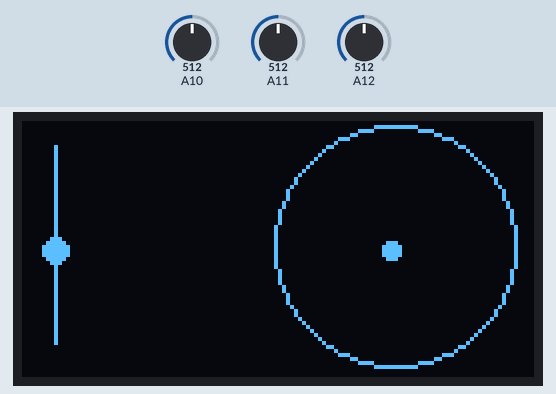
A sketch run on a simulated Arduino Mega 2560, built with avr-gcc and run on an emulated ATmega2560. Shown: 128×64 one-colour display. Inputs (shaded band) come from the test bench; at power-on: A10 = 512, A11 = 512, A12 = 512.

Above: at 1.2 s.
1.3 s: A10 set to 716
At 2.6 s:
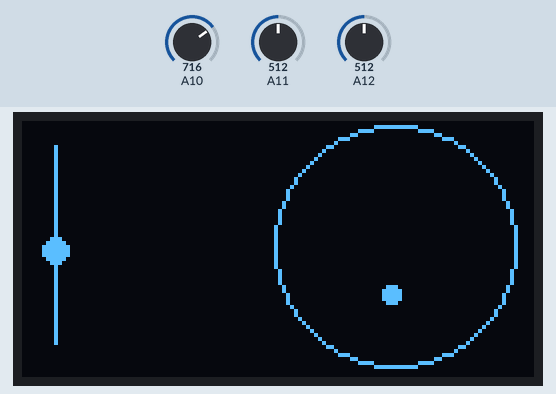
2.9 s: A11 set to 900
At 4.2 s:
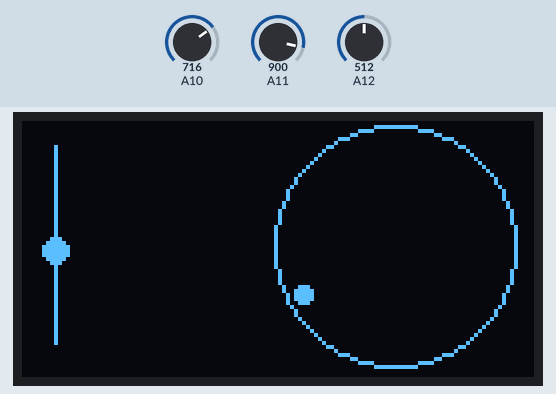
4.4 s: A12 set to 716
At 5.7 s:
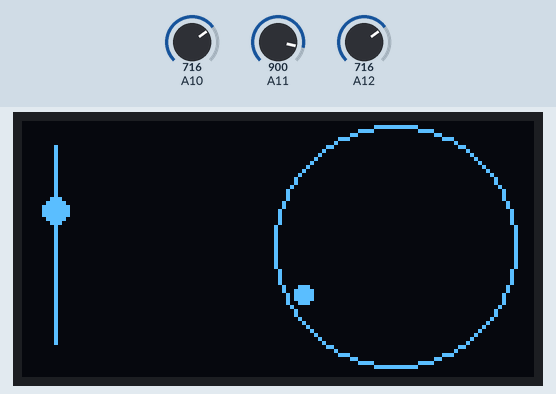
6.0 s: A11 set to 1023
At 7.2 s:
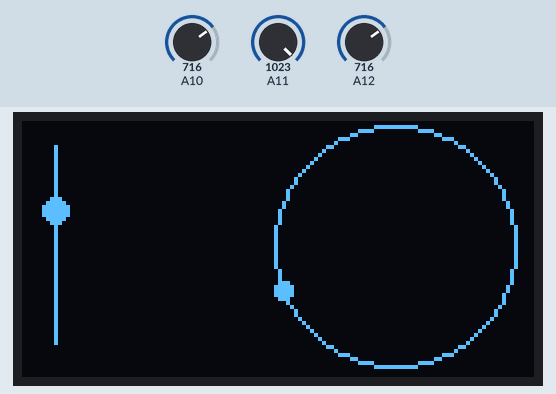
7.5 s: A10 set to 900
At 8.3 s:
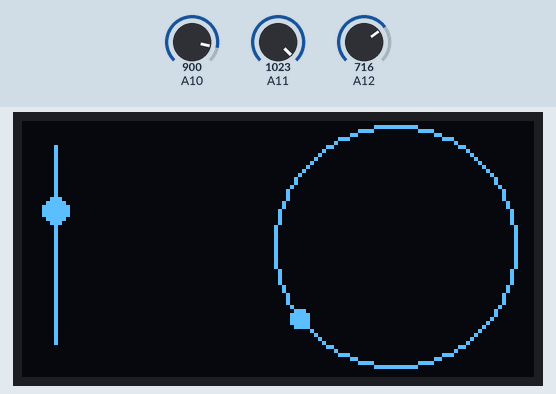
9.0 s: A11 set to 122
At 11.1 s:
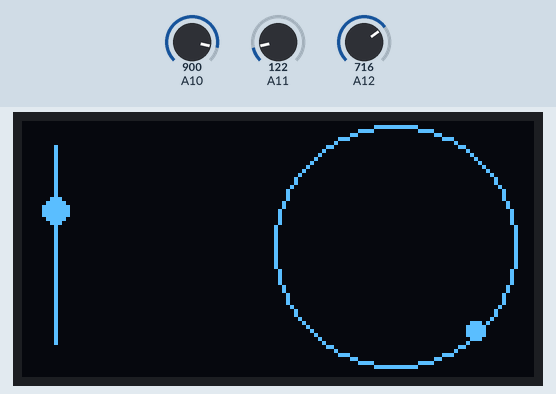
Timing chart, 0 to 11.5 s (numbered marks = the images above; inputs shaded):
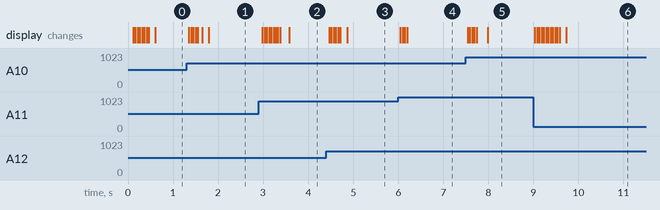

The sketch:

Gyro-and-OLED_Test.ino
```cpp
#include <U8g2lib.h>
#include <Wire.h>

#define jx 27
#define jy 26
#define throttle 28
#define b1 6

#define OLED_SCL 7
#define OLED_SDA 8

void hwinput();
void draw();

struct Control{
  int x;
  int y;
  int t;
};

Control c;
U8G2_SSD1306_128X64_NONAME_F_HW_I2C disp(U8G2_R0, U8X8_PIN_NONE);

void setup() {
  Serial.begin(9600);

  Wire.begin();   // use default SDA=4, SCL=5

  pinMode(throttle, INPUT);
  pinMode(jx, INPUT);
  pinMode(jy, INPUT);

  disp.begin();
  disp.setFont(u8g2_font_squeezed_r6_tr);
  disp.clearBuffer();
}

void loop() {
  hwinput();
  draw();
  delay(16);
}

void hwinput() {
  static int sx = 512, sy = 512, st = 0;

  sx = (sx * 3 + analogRead(jx)) / 4;
  sy = (sy * 3 + analogRead(jy)) / 4;
  st = (st * 3 + analogRead(throttle)) / 4;

  c.x = 1023 - sx;
  c.y = 1023 - sy;
  c.t = st;
}

void draw() {
  disp.clearBuffer();

  disp.drawVLine(8, 6, 50);
  disp.drawDisc(8, 56 - map(c.t, 0, 1023, 0, 50), 3);

  disp.drawCircle(93, 31, 30);

  int px = map(c.x, 0, 1023, 63, 123);
  int py = map(c.y, 0, 1023, 61, 1);

  int dx = px - 93;
  int dy = py - 31;

  if (dx * dx + dy * dy > 30 * 30) {
    float a = atan2(dy, dx);
    px = 93 + cos(a) * 30;
    py = 31 + sin(a) * 30;
  }

  disp.drawDisc(px, py, 2);
  disp.sendBuffer();
}
```

Measured:
- after the input at 1.3 s, the display: first changes after 0.05 s (image 1 shows a later state)
- after the input at 2.9 s, the display: first changes after 0.08 s (image 2 shows a later state)
- after the input at 4.4 s, the display: first changes after 0.07 s (image 3 shows a later state)
- after the input at 6.0 s, the display: first changes after 0.05 s (image 4 shows a later state)
- after the input at 7.5 s, the display: first changes at once (image 5 shows a later state)
- after the input at 9.0 s, the display: first changes at once (image 6 shows a later state)
